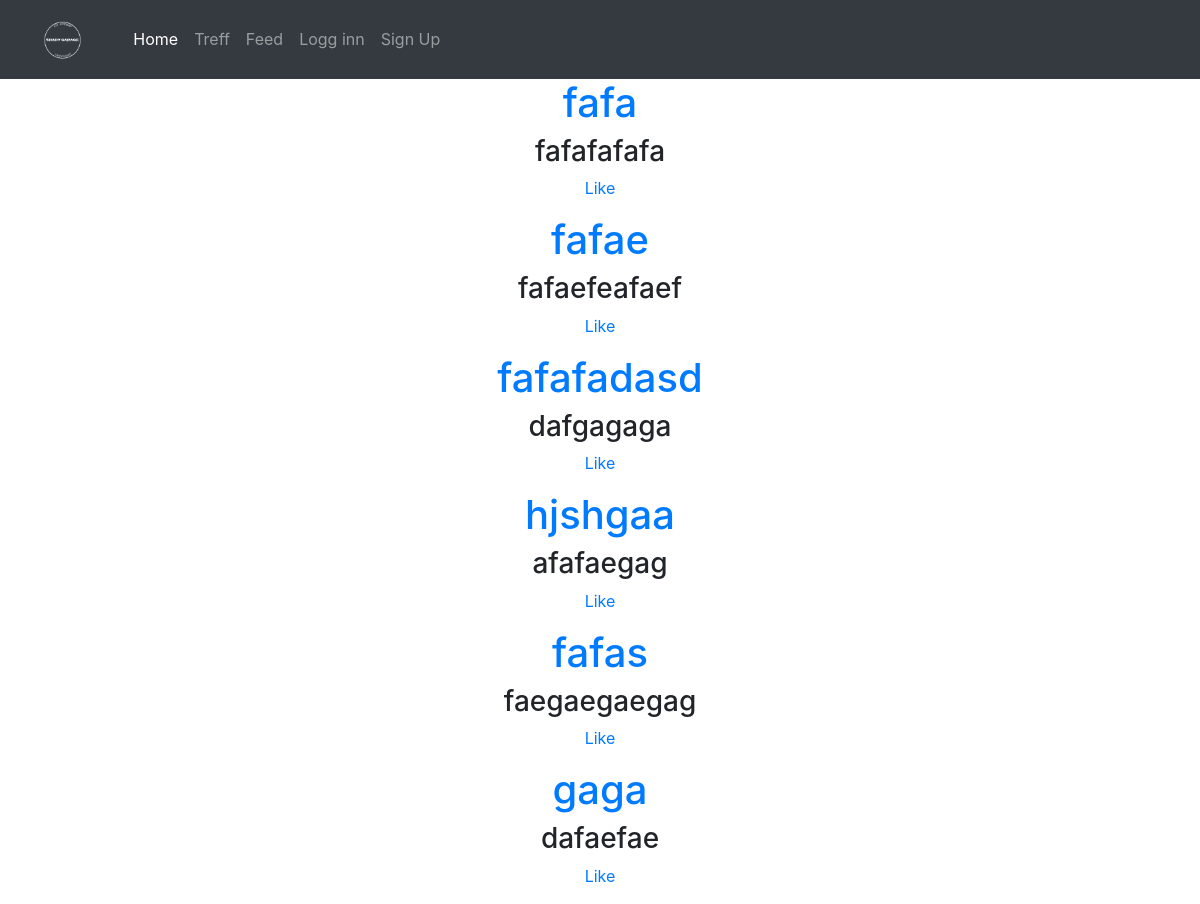
/posts/post_feed/, run on an earlier commit of the app's database.
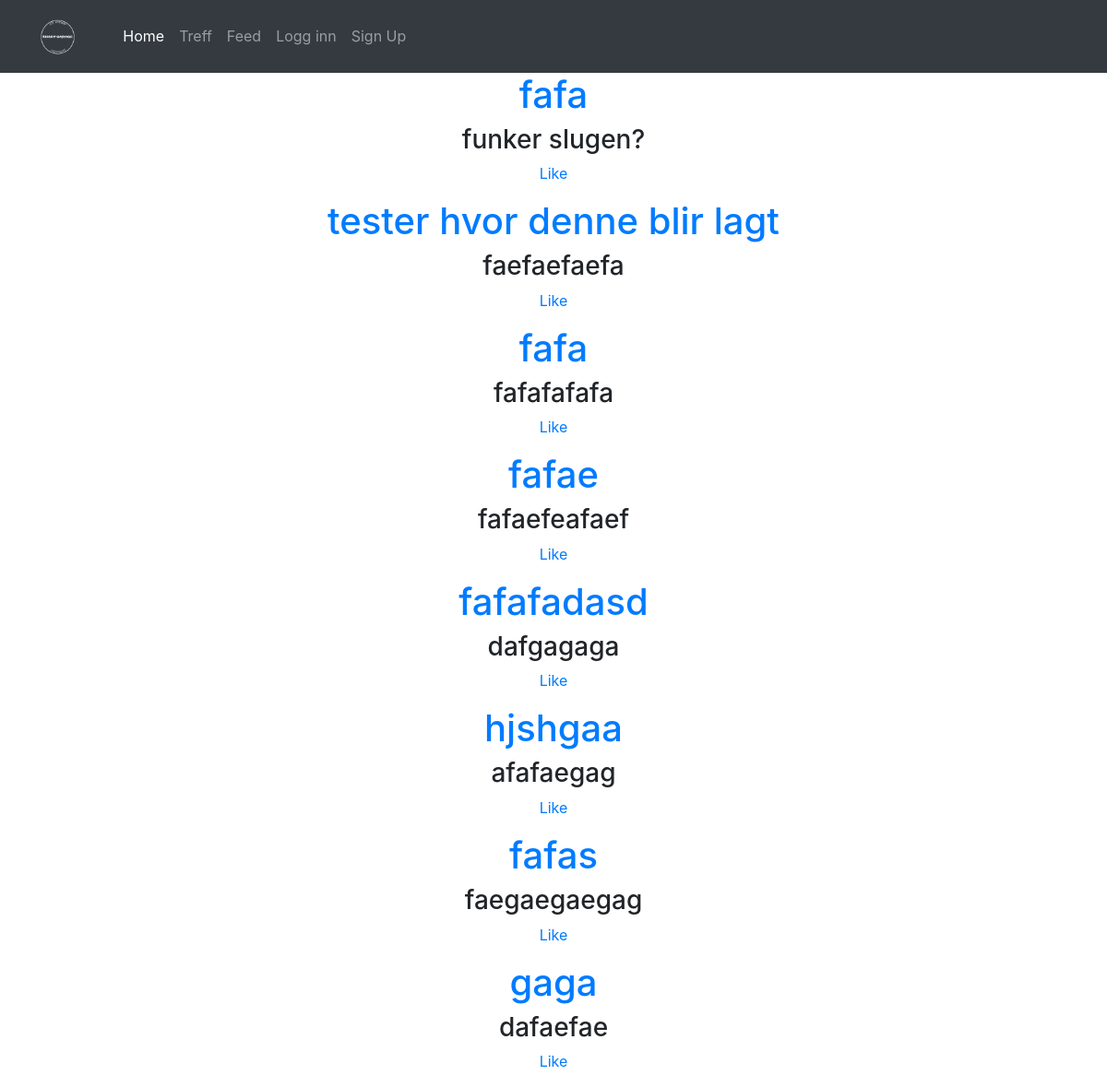
And on a later commit of the database.
### posts/models.py (models this page shows, shortened)
class Post(models.Model):
    user_fk = models.ForeignKey(User, related_name = "user_posting")
    post_title = models.CharField(max_length = 100)
    post_image = models.ImageField(upload_to="post_pic", blank = True)
    post_description = models.TextField(max_length = 255, blank = True)
    post_likes = models.ManyToManyField(auth.models.User, blank = True, related_name = "post_likes")
    post_created = models.DateTimeField(auto_now_add = True)
    slug = models.SlugField(unique = True)
    def get_absolute_url(self):
        return reverse('posts:post_detail', kwargs={'slug':self.slug})
    def post_like(self):
        return reverse('posts:post_like', kwargs={'slug':self.slug})
    class Meta:
        ordering = ['-post_created']

### posts/views.py (the view)
class PostList(ListView):
    model = models.Post
    template_name = 'posts/post_list.html'

### posts/templates/posts/post_list.html
{% extends "base.html" %}
{% load staticfiles %}
{% block body %}
  <div class="container" align="center">
    {% for post in object_list %}
        <h1> <a href="{{ post.get_absolute_url }}">{{post.post_title}} </a></h1>
        <h3> {{post.post_description}} </h3>
        <p> <a href="{{ post.post_like }}"> Like </a> </p>
    {% endfor %}
  </div>
{% endblock %}

### templates/base.html (shortened to what this page needs)
<!DOCTYPE html>
<html>
  <head>
    {% load staticfiles %}
    <link rel="stylesheet" href="{% static 'css/style.css' %}">
    <link rel="stylesheet" href="https://maxcdn.bootstrapcdn.com/bootstrap/4.0.0-beta.2/css/bootstrap.min.css">
  </head>
  <body>
    <nav class="navbar navbar-expand-lg navbar-dark bg-dark">
      <a class="navbar-brand" href="{% url 'home'%}"> <img src="{%static "images/logomidlertidig.png"%}" id="brand-image" alt=""> </a>
      <div class="collapse navbar-collapse" id="navbarNav">
        <ul class="navbar-nav mr-auto">
          <li class="nav-item active">
            <a class="nav-link" href="{% url 'home'%}">Home <span class="sr-only">(current)</span></a>
          </li>
          <li class="nav-item">
            <a class="nav-link" href="{% url 'meets:meets_list' %}">Treff</a>
          </li>
          <li class="nav-item">
            <a class="nav-link" href="{% url 'posts:posts_feed' %}">Feed</a>
          </li>
          {% if user.is_authenticated %}
          <li class="nav-item">
            <a class="nav-link" href="{% url 'accounts:profile_page'%}">Min Profil</a>
          </li>
          <li class="nav-item">
              <a class="nav-link" href="{% url 'accounts:logout' %}">Logg ut</a>
          </li>
        </ul>
          <ul class="navbar-nav">
            <li class="nav-item">
              <h4><a class="nav-link" href="{% url 'meets:meets_list' %}"> @{{user.username}} </a></h4>
            </li>
          </ul>
          {% else %}
          <li class="nav-item">
            <a class="nav-link" href="{% url 'accounts:login' %}">Logg inn</a>
          </li>
          <li class="nav-item">
            <a class="nav-link" href="{% url 'accounts:signup' %}">Sign Up</a>
          </li>
          </ul>
          {% endif %}
      </div>
    </nav>
    {% block body %}
    {% endblock %}
  </body>
</html>

### static/css/style.css (style rules this page uses)
* { margin: 0; padding: 0; }
a { text-decoration: none; }
#brand-image { height: 52.5px; width: 93.3px; }

What changed in the data, as far as the page shows it:
added Post: post_title "fafa", post_description "funker slugen?"
added Post: post_title "tester hvor denne blir lagt", post_description "faefaefaefa"
